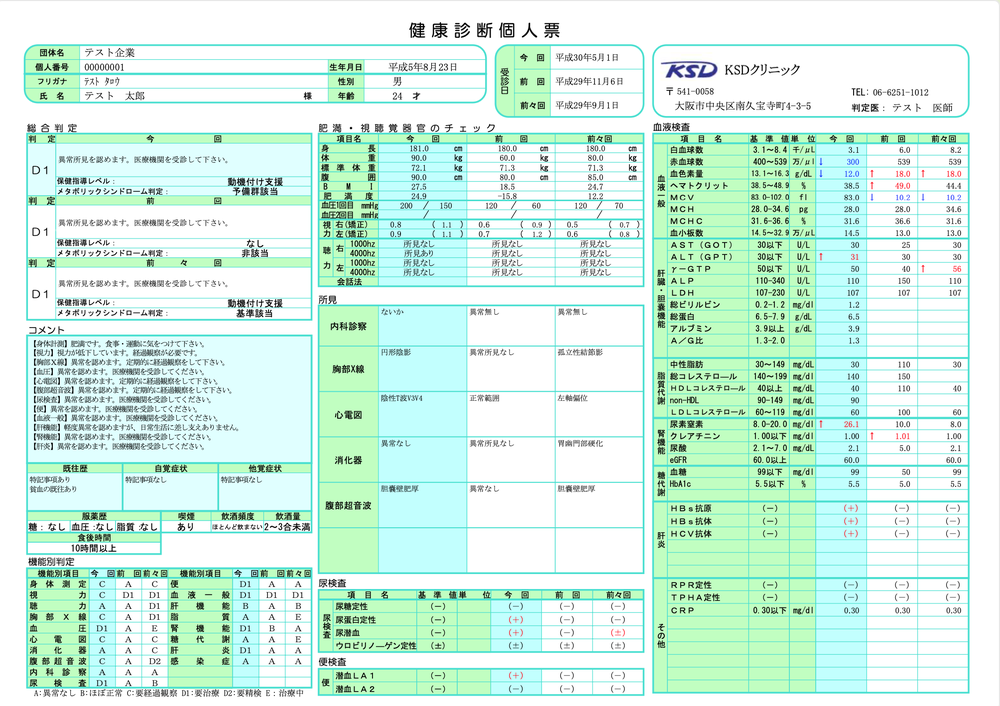
#> input picture data/健康診断.png, 1000 x 706 px, shrunk from 2008 x 1418 before the run
$ python -i preprocess.py   (imports and definitions only)
#> lines starting #> are read from the running program, lines starting #| are printed output that depends on the picture; after the words box and inside, x2 and y2 are one past the last pixel; in counts of white or black regions, pixels touching at a corner belong together
from __future__ import annotations

import cv2
import numpy as np


def preprocess_page(image: np.ndarray) -> np.ndarray:
    """Deskew, denoise, and normalize contrast on a scanned page.

    Returns an RGB uint8 array of the same shape family as the input, ready
    for layout detection / OCR. Keeps output in RGB (not binarized) since
    PaddleOCR performs better on grayscale-ish photos than on hard binary
    thresholds for real-world scans.
    """
    gray = cv2.cvtColor(image, cv2.COLOR_RGB2GRAY)
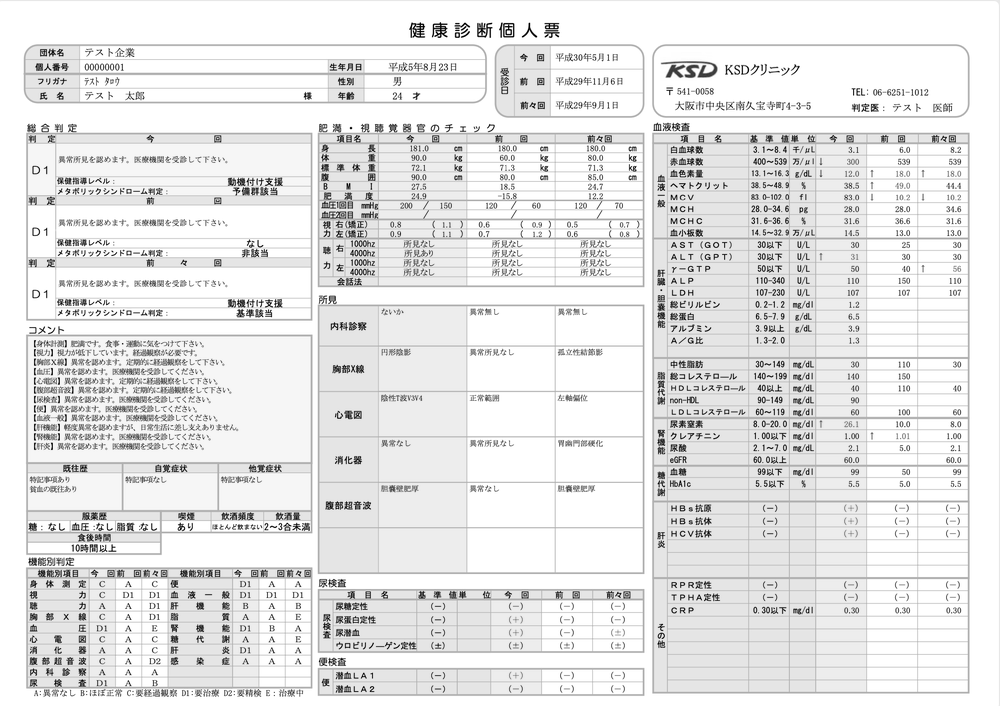
#> gray: shape (706, 1000); min 0, max 255, mean 230.7
    denoised = cv2.fastNlMeansDenoising(gray, h=10)
    deskewed = _deskew(denoised)
    normalized = cv2.normalize(deskewed, None, 0, 255, cv2.NORM_MINMAX)
    return cv2.cvtColor(normalized, cv2.COLOR_GRAY2RGB)


def _deskew(gray: np.ndarray) -> np.ndarray:
    inverted = cv2.bitwise_not(gray)
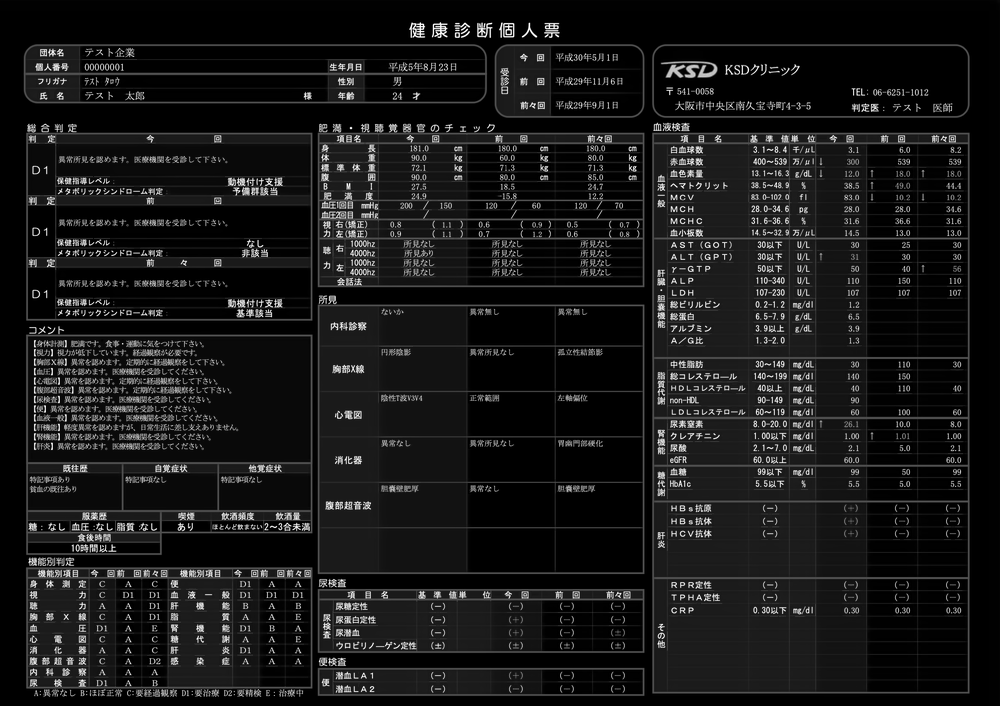
#> inverted: shape (706, 1000); min 0, max 255, mean 23.9
    thresh = cv2.threshold(inverted, 0, 255, cv2.THRESH_BINARY | cv2.THRESH_OTSU)[1]
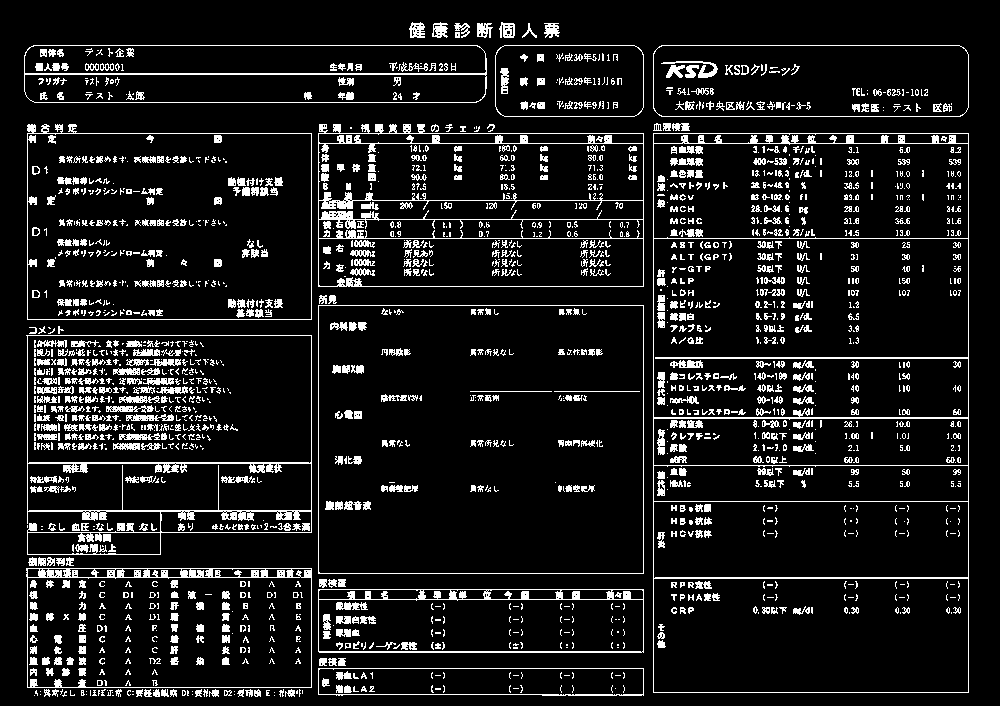
#> thresh: shape (706, 1000); 10.4% white in thin lines or dots
    coords = cv2.findNonZero(thresh)
#> coords = contour of 73215 points, box (x1, y1, x2, y2) (24, 22, 969, 697), area 98926
    if coords is None:
        return gray

    angle = cv2.minAreaRect(coords)[-1]
#> angle = -0.167
    if angle < -45:
        angle = -(90 + angle)
    else:
        angle = -angle
#> angle = 0.167

    if abs(angle) < 0.1:
        return gray

    h, w = gray.shape
#> h = 706; w = 1000
    center = (w // 2, h // 2)
#> center = (500, 353)
    matrix = cv2.getRotationMatrix2D(center, angle, 1.0)
#> matrix = [[1, 0.00291, -1.02], [-0.00291, 1, 1.45]]
    return cv2.warpAffine(gray, matrix, (w, h), flags=cv2.INTER_CUBIC, borderMode=cv2.BORDER_REPLICATE)
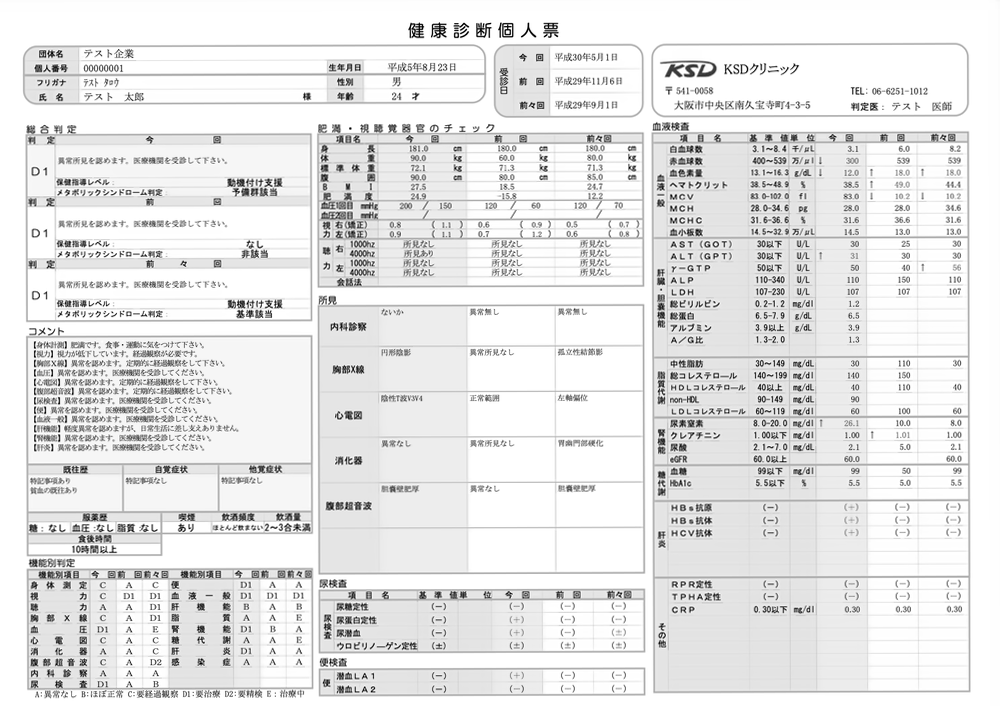
#> returned value: shape (706, 1000); min 0, max 255, mean 230.9

>>> import cv2
>>> picture = cv2.cvtColor(cv2.imread('../../../data/健康診断.png'), cv2.COLOR_BGR2RGB)
>>> result = preprocess_page(picture)
